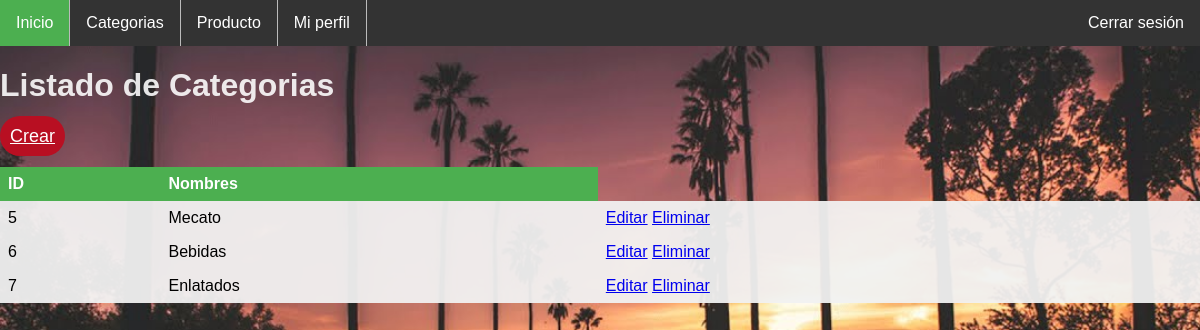
/categoria (signed in), run on the app's committed database.
### tables this page shows
CREATE TABLE "categoria" (
	"id"	INTEGER NOT NULL,
	"nombre"	TEXT NOT NULL,
	"id_usuario"	INTEGER NOT NULL,
	PRIMARY KEY("id" AUTOINCREMENT)
);

### app.py (the view)
@app.route('/categoria')
def categoria():
    id_us = session['usuario'][0]
    categoria = db.execute("""select * from categoria where
        id_usuario = ?""", ( id_us,)).fetchall()
    return render_template('categoria.html', categorias = categoria)

### templates/categoria.html
{% extends 'layouts/base.html' %} {% block title %} Categorias {% endblock %} {%
    block content %}
    <div class="title-page">
      <h1>Listado de Categorias</h1>
      <a class="btn btn-success boton" href="{{ url_for('crear_categoria') }}">Crear</a>
    </div>
    <table class="table">
      <thead>
        <tr>
          <th>ID</th>
          <th>Nombres</th>
        </tr>
      </thead>
      <tbody>
        {% for categoria in categorias %}
        <tr>
          <td>{{ categoria[0] }}</td>
          <td>{{ categoria[1] }}</td>
          <td>
              <a class="btn" href="{{ url_for('editar_cat', id = categoria[0]) }}">Editar</a>
              <a class="btn btn-danger" href="{{ url_for('eliminar_cat', id = categoria[0]) }}">Eliminar</a>
          </td>
        </tr>
        {% endfor %}
      </tbody>
    </table>
    {% endblock %}

### static/main.css (style rules this page uses)
body { margin: 0; padding: 0; background: url(img2.jpg) no-repeat center top; background-size: cover; font-family: sans-serif; height: 100vh; background-attachment: fixed; }
h1,h2,h3,h4,h5 { color: rgba(255, 255, 255, 0.884); }
table { border-collapse: collapse; width: 100%; margin-bottom: 20px; margin-top: 20px; }
th, td { text-align: left; padding: 8px; background-color: #f2f2f2f1 }
th { background-color: #4CAF50; color: white; }
.boton { border: none; outline: none; height: 40px; background: #b80f22; color: #fff; font-size: 18px; border-radius: 20px; margin: 0%; padding: 10px; }

### data on the page
categoria: id "5", nombre "Mecato"
categoria: id "6", nombre "Bebidas"
categoria: id "7", nombre "Enlatados"
